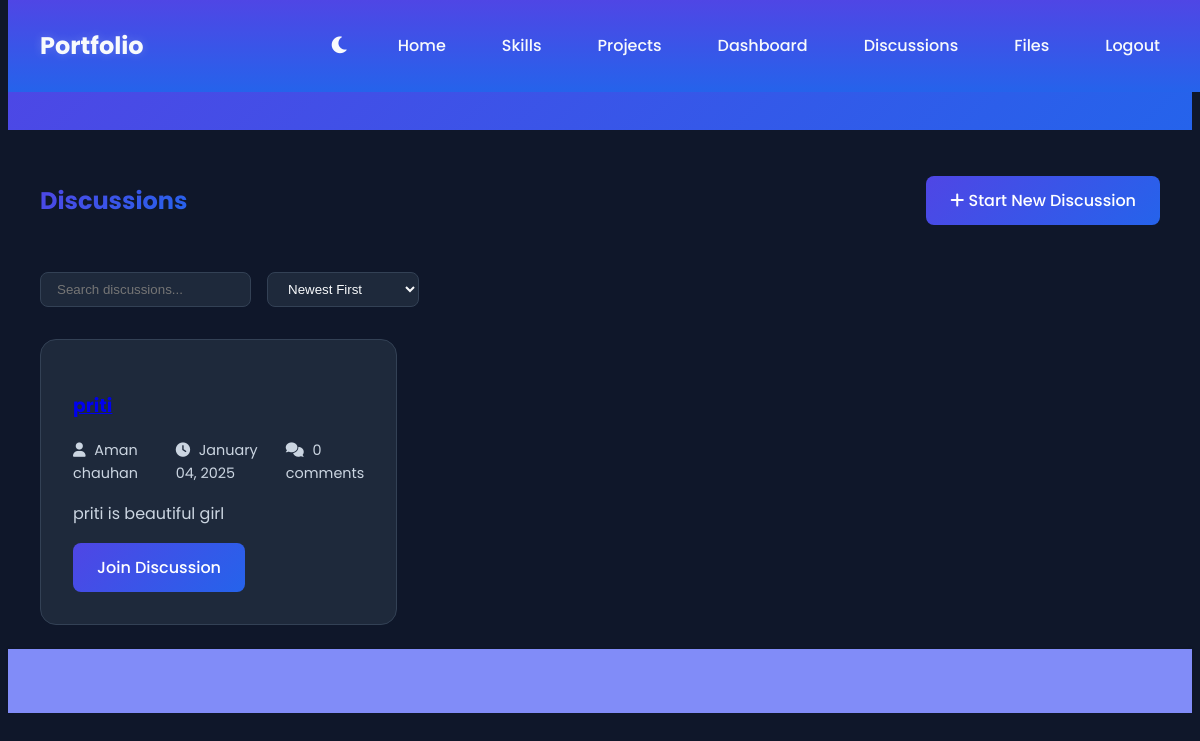
The app's page /discussions (signed in) with its own data.
### app.py (models this page shows)
class Discussion(db.Model):
    id = db.Column(db.Integer, primary_key=True)
    title = db.Column(db.String(200), nullable=False)
    content = db.Column(db.Text, nullable=False)
    created_at = db.Column(db.DateTime, default=datetime.utcnow)
    updated_at = db.Column(db.DateTime, default=datetime.utcnow, onupdate=datetime.utcnow)
    student_id = db.Column(db.Integer, db.ForeignKey('student.id'), nullable=False)
    comments = db.relationship('Comment', backref='discussion', lazy=True, cascade='all, delete-orphan')

class Student(UserMixin, db.Model):
    id = db.Column(db.Integer, primary_key=True)
    username = db.Column(db.String(80), unique=True, nullable=False)
    password_hash = db.Column(db.String(120), nullable=False)
    name = db.Column(db.String(100), nullable=False)
    email = db.Column(db.String(120), unique=True, nullable=False)
    bio = db.Column(db.Text)
    profile_image = db.Column(db.String(200))
    resume_url = db.Column(db.String(200))
    github_url = db.Column(db.String(200))
    linkedin_url = db.Column(db.String(200))
    skills = db.relationship('Skill', backref='student', lazy=True)
    projects = db.relationship('Project', backref='student', lazy=True)
    certificates = db.relationship('Certificate', backref='student', lazy=True)
    education = db.relationship('Education', backref='student', lazy=True)
    discussions = db.relationship('Discussion', backref='author', lazy=True)
    comments = db.relationship('Comment', backref='author', lazy=True)
    shared_files = db.relationship('SharedFile', backref='author', lazy=True)

### app.py (the view)
@app.route('/discussions')
def discussions():
    try:
        discussions = Discussion.query.order_by(Discussion.created_at.desc()).all()
        return render_template('discussions.html', discussions=discussions)
    except Exception as e:
        print(f"Error in discussions route: {str(e)}")
        flash('Error loading discussions', 'error')
        return redirect(url_for('home'))

### app.py (called while the page is built)
@login_manager.user_loader
def load_user(user_id):
    return Student.query.get(int(user_id))

### templates/discussions.html (shortened to what this page needs)
{% extends "base.html" %}
{% block content %}
<div class="container">
    <div class="discussion-header">
        <h2 class="gradient-text">Discussions</h2>
        {% if current_user.is_authenticated %}
            <a href="{{ url_for('create_discussion') }}" class="btn">
                <i class="fas fa-plus"></i> Start New Discussion
            </a>
        {% endif %}
    </div>
    {% if discussions %}
        <div class="discussions-filters">
            <input type="text" id="searchDiscussions" class="search-input" placeholder="Search discussions...">
            <select id="sortDiscussions" class="sort-select">
                <option value="newest">Newest First</option>
            </select>
        </div>
        <div class="discussions-grid">
            {% for discussion in discussions %}
            <div class="discussion-card card" data-title="{{ discussion.title|lower }}">
                <h3>
                    <a href="{{ url_for('discussion_detail', id=discussion.id) }}">{{ discussion.title }}</a>
                </h3>
                <div class="discussion-meta">
                    <span><i class="fas fa-user"></i> {{ discussion.author.name }}</span>
                    <span><i class="fas fa-clock"></i> {{ discussion.created_at.strftime('%B %d, %Y') }}</span>
                    <span><i class="fas fa-comments"></i> {{ discussion.comments|length }} comments</span>
                </div>
                <p class="discussion-preview">
                    {{ discussion.content[:200] }}{% if discussion.content|length > 200 %}...{% endif %}
                </p>
                <div class="discussion-footer">
                    <a href="{{ url_for('discussion_detail', id=discussion.id) }}" class="btn">Join Discussion</a>
                </div>
            </div>
            {% endfor %}
        </div>
    {% else %}
        <div class="no-discussions">
            <p>No discussions yet. Be the first to start one!</p>
        </div>
    {% endif %}
</div>
{% endblock %}

### templates/base.html (style rules this page uses)
:root[data-theme="dark"] { --primary-color: #818cf8; --secondary-color: #6366f1; --accent-color: #4f46e5; --background-color: #0f172a; --card-bg: #1e293b; --text-color: #f8fafc; --text-muted: #cbd5e1; --border-color: #334155; --gradient-start: #4f46e5; --gradient-end: #2563eb; --hover-color: #6366f1; --shadow-color: rgba(0, 0, 0, 0.3); }
body { font-family: 'Poppins', sans-serif; line-height: 1.6; color: var(--text-color); background-color: var(--background-color); transition: all 0.3s ease; }
.container { max-width: 1400px; margin: 0 auto; padding: 0 2rem; }
.card { background: var(--secondary-color); border-radius: 1rem; padding: 2rem; box-shadow: var(--card-shadow); transition: all 0.3s ease; color: var(--text-color); background: var(--card-bg); border: 1px solid var(--border-color); }
.btn { display: inline-block; padding: 0.75rem 1.5rem; background: var(--primary-color); color: white; text-decoration: none; border-radius: 0.5rem; font-weight: 500; transition: all 0.3s ease; border: none; cursor: pointer; background: linear-gradient(135deg, var(--gradient-start), var(--gradient-end)); }
.gradient-text { background: linear-gradient(135deg, var(--gradient-start), var(--gradient-end)); -webkit-background-clip: text; -webkit-text-fill-color: transparent; }
.discussion-header { display: flex; justify-content: space-between; align-items: center; margin-bottom: 2rem; }
.discussions-filters { display: flex; gap: 1rem; margin-bottom: 2rem; }
.search-input, .sort-select { padding: 0.5rem 1rem; border: 1px solid var(--border-color); border-radius: 0.5rem; background: var(--card-bg); color: var(--text-color); }
.discussion-card { margin-bottom: 1.5rem; transition: transform 0.2s; }
.discussion-meta { display: flex; gap: 1rem; color: var(--text-muted); font-size: 0.9rem; margin: 0.5rem 0; }
.discussion-meta i { margin-right: 0.3rem; }
.discussion-preview { margin: 1rem 0; color: var(--text-muted); }

### templates/discussions.html (style rules this page uses)
.discussions-grid { display: grid; gap: 1.5rem; margin-top: 2rem; }
@media (min-width: 768px) { .discussions-grid { grid-template-columns: repeat(auto-fill, minmax(300px, 1fr)); } }

### records on screen
Discussion: author.name "Aman chauhan", created_at "January 04, 2025", comments|length "0", content "priti is beautiful girl"
